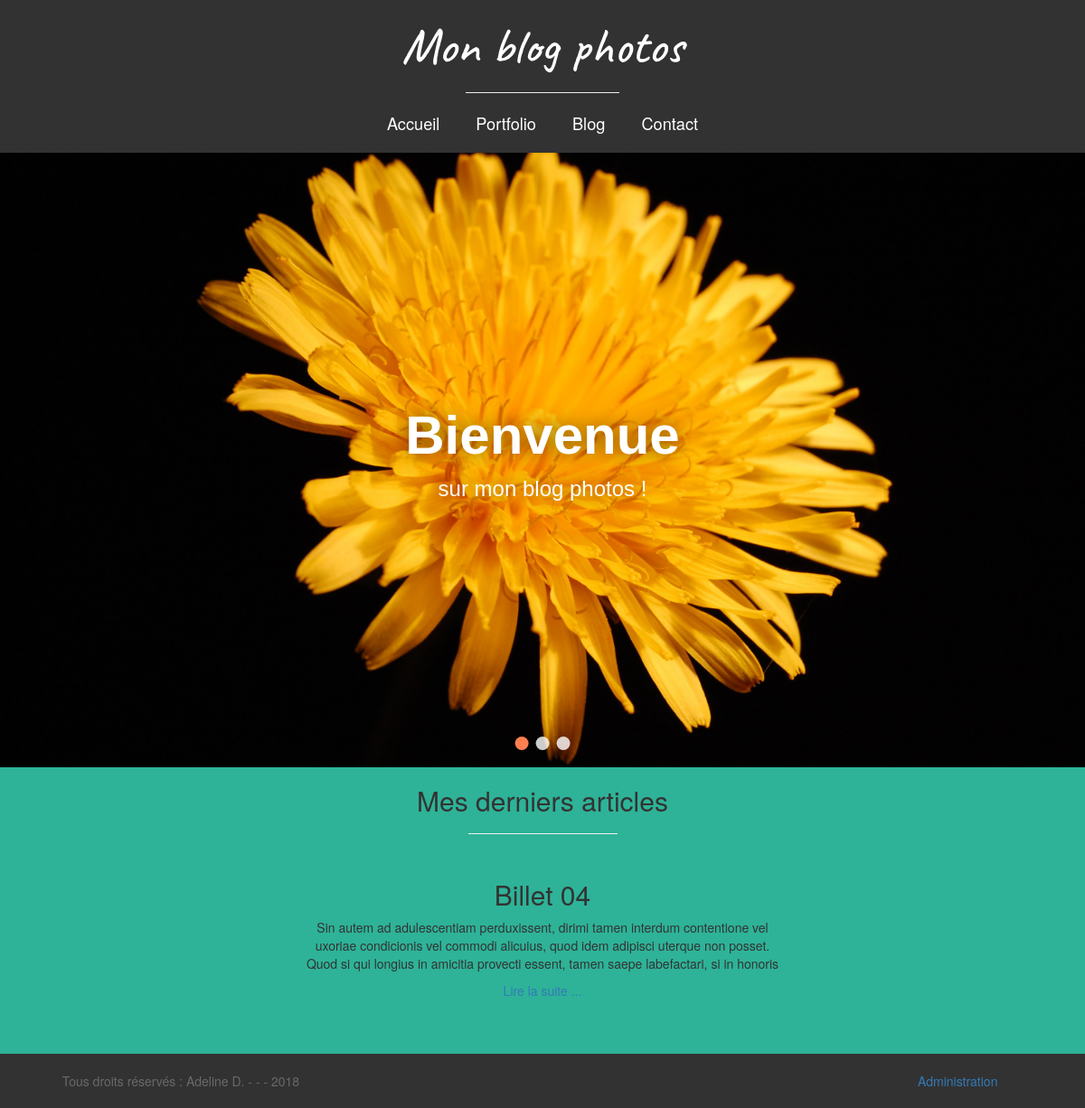
The page / on the database its author committed.
### tables this page shows
CREATE TABLE IF NOT EXISTS `billets` (
  `id` int(11) NOT NULL,
  `titre` varchar(255) NOT NULL,
  `resume` varchar(255) NOT NULL,
  `contenu` text NOT NULL,
  `auteur` varchar(255) NOT NULL,
  `statut` varchar(255) NOT NULL,
  `date_publication` datetime NOT NULL
);

### Controleur/ControleurAccueil.php (called while the page is built, shortened)
<?php
require_once 'Modele/Billet.php';
class ControleurAccueil {
  private $billet;
  public function __construct() {
    $this->billet = new Billet();
  }
  public function accueil() {
    $billets = $this->billet->getBillets();
    $vue = new Vue("Accueil");
    $vue->generer(array('billets' => $billets));
  }
}

### index.php (called while the page is built, shortened)
<?php
$routeur = new Routeur();
$routeur->routerRequete();

### Modele/Billet.php (called while the page is built, shortened)
<?php
require_once 'Modele/Modele.php';
class Billet extends Modele {
    public function getBillets()
{
    $sql = 'SELECT id, titre, resume, contenu, auteur, statut, DATE_FORMAT(date_publication, \'%d/%m/%Y à %Hh%imin%ss\') AS date_publication_fr FROM billets WHERE statut=\'publie\' ORDER BY date_publication DESC LIMIT 0,4';
    $billets = $this->executerRequete($sql);
    return $billets;
}
}

### Modele/Modele.php (called while the page is built)
<?php
abstract class Modele {
  private $bdd;
  protected function executerRequete($sql, $params = null) {
    if ($params == null) {
      $resultat = $this->getBdd()->query($sql);
    }
    else {
      $resultat = $this->getBdd()->prepare($sql);
      $resultat->execute($params);
    }
    return $resultat;
  }
  private function getBdd() {
    if ($this->bdd == null) {
      $this->bdd = new PDO('mysql:host=localhost;dbname=simple_blog;charset=utf8',
        'root', 'root', array(PDO::ATTR_ERRMODE => PDO::ERRMODE_EXCEPTION));
    }
    return $this->bdd;
  }
}

### Vue/vueAccueil.php (the view, shortened to what this page needs)
<div data-am-fadeshow="next-prev-navigation quick-nav prev-next-nav slide-counter autoplay ken-burns">
		<div class="fs-slides">
			<div class="fs-slide" style="background-image: url(./Contenu/img/01.jpg);">
				<div style="position: absolute; top: 50%; left: 50%; transform: translate(-50%, -50%); color: white; font-family: sans-serif; text-align: center; text-shadow: 0 0 20px rgba(0,0,0,0.5);">
					<h1 style="margin-top: 0; margin-bottom: 0.8vw; font-size: 5vw; font-weight: bold;">Bienvenue</h1>
					<p style="font-size: 2vw; font-weight: 100; margin-top: 0;">sur mon blog photos !</p>
				</div>
			</div>
		</div>
		<div class="fs-quick-nav">
			<label class="fs-quick-btn" for="slide-1"></label>
			<label class="fs-quick-btn" for="slide-2"></label>
			<label class="fs-quick-btn" for="slide-3"></label>
		</div>
	</div>
        <div class="col-xs-12 articles">
            <div class="">
                <div class="col-xs-12">
                    <h2>Mes derniers articles</h2>
                </div>
            </div>
            <div class="">
                <div class="col-xs-offset-5 col-xs-2">
                    <hr/>
                </div>
            </div>
            <div class="col-xs-12 listeArticles">
                <div class="col-xs-12 clearfix carrousel">
                    <?php foreach ($billets as $billet): ?>
                    <div class="col-xs-offset-2 col-xs-8 col-sm-offset-3 col-sm-6 derniersArticles">
                                <h2><?= strip_tags($billet['titre']); ?></h2>
                                <p>
                                    <?= nl2br(strip_tags($billet['resume'])); ?>
                                </p>
                                <p><a href="<?= "index.php?action=billet&id=" . $billet['id'] ?>">Lire la suite ...</a></p>
                            </div>
                    <?php endforeach; ?>
                </div>
            </div>
        </div>

### Contenu/style.css (style rules this page uses)
body { padding: 0px; margin: 0px; background: url(img/background.jpg) no-repeat center fixed; -webkit-background-size: cover; background-size: cover; }
[class*="col-"] { text-align: center; margin-bottom: 10px; }
hr { margin: auto; }
.articles { background: #2EB398; margin-bottom: 0px; }
.listeArticles { position: relative; padding-top: 20px; padding-bottom: 20px; }
[data-am-fadeshow] { margin-top: -20px; position: relative; width: 100%; height: 85%; overflow: hidden; background-color: #fff; }
[data-am-fadeshow] .fs-slide { position: absolute; top: 0; bottom: 0; left: 0; right: 0; opacity: 0; background-size: cover; background-position: center; background-repeat: no-repeat; -webkit-transition: opacity 1s ease; transition: opacity 1s ease; }
[data-am-fadeshow] .fs-slide:first-child { opacity: 1; }
[data-am-fadeshow] .fs-quick-nav { position: absolute; bottom: 15px; left: 50%; z-index: 1; -webkit-user-select: none; -moz-user-select: none; -ms-user-select: none; user-select: none; -webkit-transform: translateX(-50%); transform: translateX(-50%); }
[data-am-fadeshow] .fs-quick-btn { display: inline-block; width: 15px; height: 15px; margin: 0 2px; border-radius: 50%; cursor: pointer; -webkit-transition: opacity 200ms ease; transition: opacity 200ms ease; background-color: rgba(255, 255, 255, 0.8); }
[data-am-fadeshow] .fs-quick-btn:first-child { background-color: coral; }
[data-am-fadeshow~="autoplay"] input[type="radio"]:nth-of-type(3):last-of-type ~ .fs-slides .fs-slide { -webkit-animation: slidesAnimation-3 15s infinite; animation: slidesAnimation-3 15s infinite; }
[data-am-fadeshow~="autoplay"] input[type="radio"]:nth-of-type(3):last-of-type ~ .fs-quick-nav .fs-quick-btn { -webkit-animation: quickNavAnimation-3 15s infinite; animation: quickNavAnimation-3 15s infinite; }
[data-am-fadeshow~="autoplay"] input[type="radio"]:nth-of-type(3):last-of-type ~ .fs-slides .fs-slide:nth-child(1), [data-am-fadeshow~="autoplay"] input[type="radio"]:nth-of-type(3):last-of-type ~ .fs-quick-nav .fs-quick-btn:nth-child(1) { -webkit-animation-delay: -1s; animation-delay: -1s; }
[data-am-fadeshow~="autoplay"] input[type="radio"]:nth-of-type(3):last-of-type ~ .fs-slides .fs-slide:nth-child(2), [data-am-fadeshow~="autoplay"] input[type="radio"]:nth-of-type(3):last-of-type ~ .fs-quick-nav .fs-quick-btn:nth-child(2) { -webkit-animation-delay: 4s; animation-delay: 4s; }
[data-am-fadeshow~="autoplay"] input[type="radio"]:nth-of-type(3):last-of-type ~ .fs-slides .fs-slide:nth-child(3), [data-am-fadeshow~="autoplay"] input[type="radio"]:nth-of-type(3):last-of-type ~ .fs-quick-nav .fs-quick-btn:nth-child(3) { -webkit-animation-delay: 9s; animation-delay: 9s; }

### rows shown on the page
billets: titre "Billet 04", resume "Sin autem ad adulescentiam perduxissent, dirimi tamen interdum contentione vel uxoriae condicionis vel commodi alicuius, quod idem adipisci uterque non posset. Quod si qui longius in amicitia provecti essent, tamen saepe labefactari, si in honoris"
